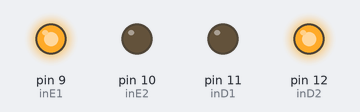
Simulated run of this sketch. Board: Arduino Uno, built with avr-gcc and run on an emulated ATmega328P. Shown: output pins drawn as LEDs (lit = HIGH).

Above: at 3.7 s.
At 4.9 s:
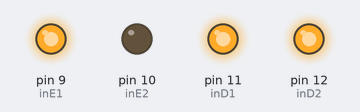
Timing chart, 0 to 6.0 s (numbered marks = the images above):
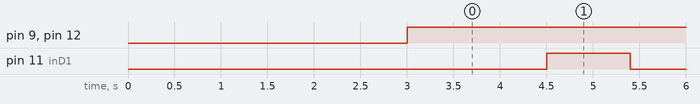

The sketch:

carro-Shield2.ino
```cpp
int inE1 = 9;
int inE2 = 10;
int inD1 = 11;
int inD2 = 12;


void setup() {
  // put your setup code here, to run once:

  pinMode(inE1, OUTPUT);
  pinMode(inE2, OUTPUT);
  pinMode(inD1, OUTPUT);
  pinMode(inD2, OUTPUT);

  delay(3000);

}

void loop() {

  digitalWrite(inE1, HIGH);
  digitalWrite(inE2, LOW);
  digitalWrite(inD1, LOW);
  digitalWrite(inD2, HIGH);
  delay(1500);
  digitalWrite(inD1, HIGH);
  digitalWrite(inD2, HIGH);
  delay(900);


}
```

Measured:
- by itself, pin 9 (inE1), pin 12 (inD2): LOW → HIGH at 3.0 s
- by itself, pin 11 (inD1): alternates HIGH for 0.90 s and LOW for 1.5 s
